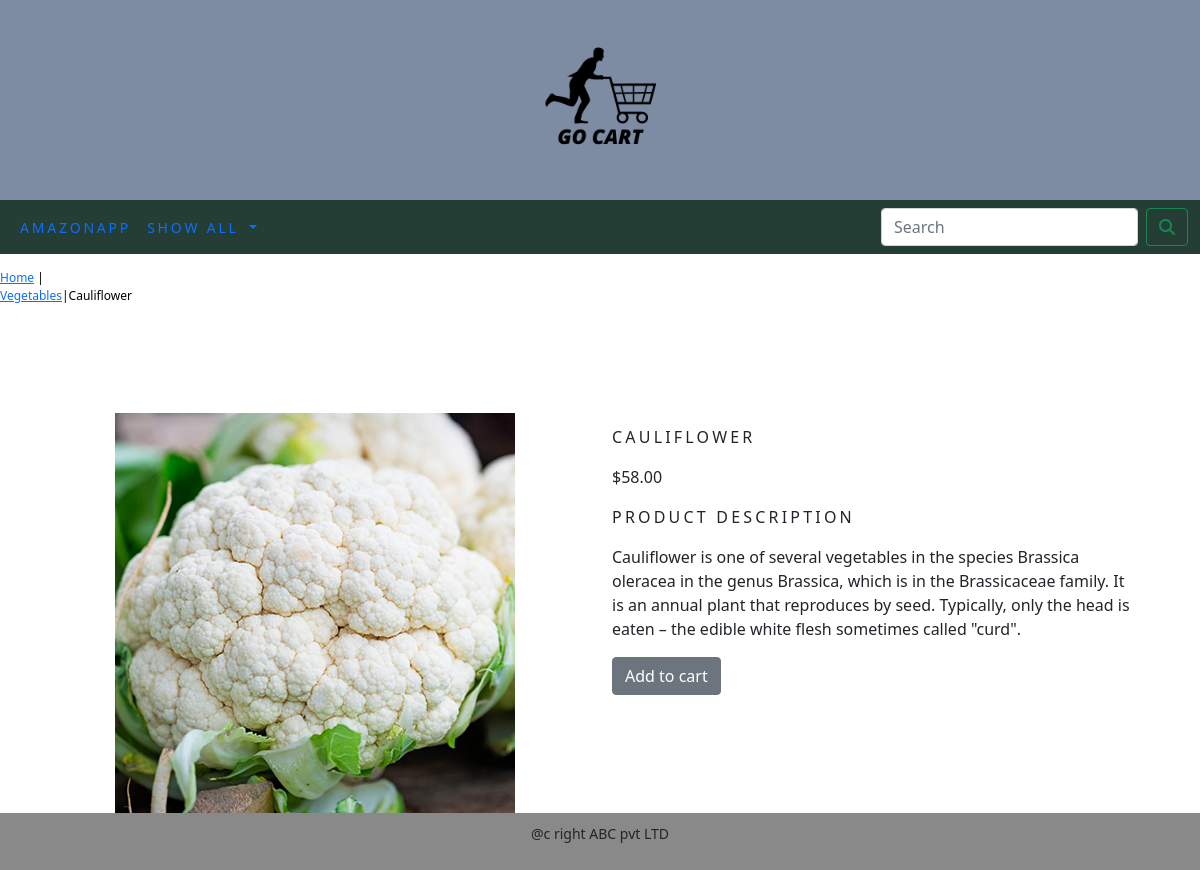
The page /shop/vegetables/cauliflower/ on the database its author committed.
### amazonapp/models.py (models this page shows, shortened)
class Product(models.Model):
    name=models.CharField(max_length=250)
    slug=models.SlugField(max_length=250,unique=True)
    description=models.TextField(blank=True)
    price=models.DecimalField(max_digits=10,decimal_places=2)
    category=models.ForeignKey(Category,on_delete=models.CASCADE)
    image = models.ImageField(upload_to='productgallery', blank=True)
    stock=models.IntegerField()
    available=models.BooleanField(default=True)
    created=models.DateTimeField(auto_now_add=True)
    updated=models.DateTimeField(auto_now=True)
    class Meta:
        ordering=('name',)
        verbose_name='product'
        verbose_name_plural='products'

class Category(models.Model):
    name=models.CharField(max_length=250,unique=True)
    slug=models.SlugField(max_length=250,unique=True)
    description=models.TextField(blank=True)
    image=models.ImageField(upload_to='categorygallery',blank=True)
    class Meta:
        ordering=('name',)
        verbose_name='category'
        verbose_name_plural='categories'
    def get_url(self):
        return reverse('amazonapp:products_by_category',args=[self.slug])
    def __str__(self):
        return '{}'.format(self.name)

### amazonapp/views.py (the view)
# urls.py: path('<slug:c_slug>/<slug:product_slug>/',views.proDetail,name='proCatdetail')
def proDetail(request,c_slug,product_slug):
    try:
        product=Product.objects.get(category__slug=c_slug,slug=product_slug)
    except Exception as e:
        raise e
    return render(request,'product.html',{'product':product})

### amazonapp/context_processors.py (called while the page is built)
def menu_links(request):
    links=Category.objects.all()
    return dict(links=links)

### cartapp/context_processors.py (called while the page is built)
def counter(request):
    item_count=0
    if 'admin' in request.path:
        return {}
    else:
        try:
            cart=Cart.objects.filter(cart_id=_cart_id(request))
            cart_items=Cartitem.objects.all().filter(cart=cart[:1])
            for cart_item in cart_items:
                item_count += cart_item.quantity
        except Cart.DoesNotExist:
            item_count = 0
    return dict(item_count=item_count)

### cartapp/views.py (called while the page is built)
def _cart_id(request):
    cart=request.session.session_key
    if not cart:
        cart=request.session.create()
    return cart

### templates/product.html (shortened to what this page needs)
{% extends 'base.html' %}
{% load static %}
{% block body %}
<div class="row my_product_row_class">
    <div class="mx_auto">
        <p>
            <a href="{% url 'amazonapp:allproductcat' %}">Home</a> | <a href="{{product.category.get_url}}">{{product.category}}</a>|{{product.name}}
        </p>
    </div>
</div>
<div class="container">
<br>
    <div class="row">
        <div class=" col-12 col-sm-12 col-md-12 col-lg-6 text-center">
            <div class="min-width:18rem">
                <img  src="{{product.image.url}}" alt="{{product.name}}">
            </div>
        </div>
            <div class="col-12 col-sm-12 col-md-12 col-lg-6">
                <div>
                <h1 class="my_product_title">{{product.name}}</h1>
                <p>${{product.price}}</p>
                <p class="my_title">Product Description</p>
                <p class="text-justify my_prod_text">{{product.description}}</p>
                {% if product.stock <= 0 %}
                <p class="text-justify my_prod_text"><b>Out of stock</b></p>
                {% else %}
                <a class="btn btn-secondary" href="{% url 'cart:add_cart' product.id %}">Add to cart</a>
                {% endif %}
                </div>
            </div>
    </div>
</div>
{% endblock %}

### static/css/custom.css (style rules this page uses)
.my_title { font-size:16px; text-transform:uppercase; letter-spacing:.2em; }
.my_product_row_class { padding-top:15px; padding-bottom:20px; }
.my_product_row_class .mx_auto { width:100px; height:100px; color:#000; font-size:12px; text-decoration:none; }
.my_product_title { font-size:16px; text-transform:uppercase; letter-spacing:.2em; padding-top:15px; padding-bottom:10px; }
.my_prod_text { padding-right:20px; }

### rows shown on the page
Product: category "Vegetables", name "Cauliflower", image (picture), name "CAULIFLOWER", price "58.00", description "Cauliflower is one of several vegetables in the species Brassica oleracea in the genus Brassica, which is in the Brassicaceae family. It is an annual plant that reproduces by seed. Typically, only the head is eaten – the edible white flesh sometimes called \"curd\"."
